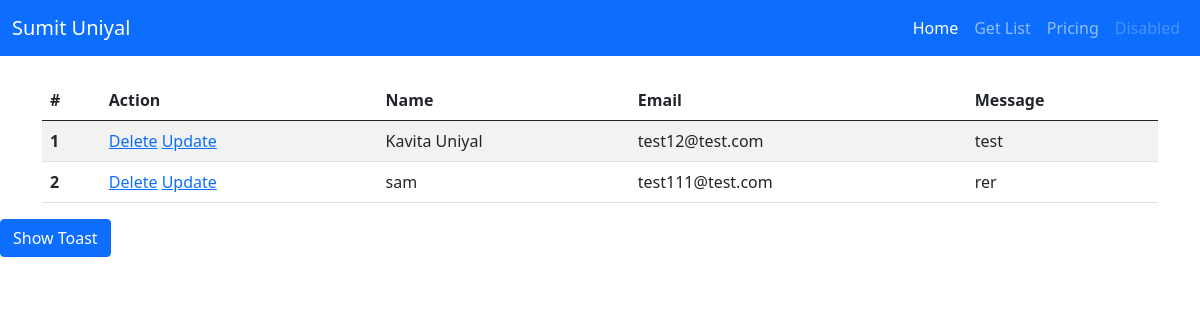
/email/list/, run on an earlier commit of the app's database.
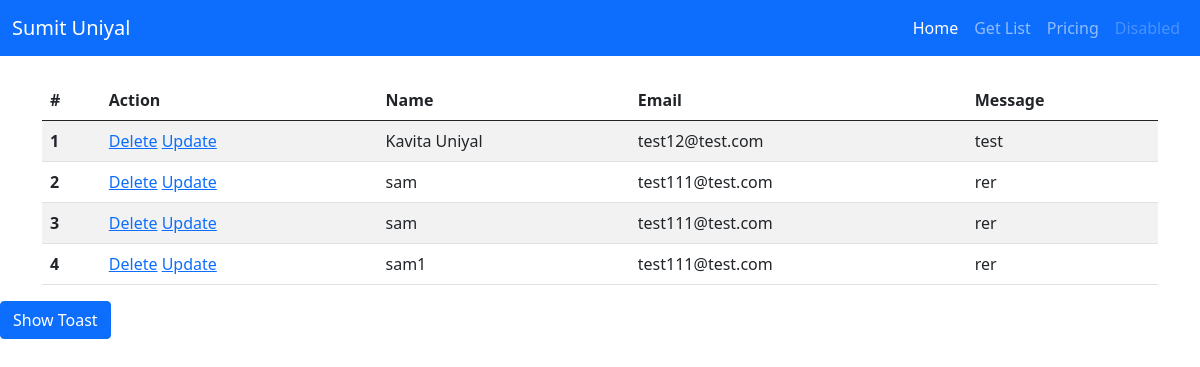
And on a later commit of the database.
### email_auth/models.py (models this page shows, shortened)
class Mail(models.Model):
    color = models.ForeignKey(Color, null= True, on_delete=models.CASCADE)
    name = models.CharField(max_length=50)
    email = models.EmailField(max_length= 50)
    message = models.TextField()

### email_auth/views.py (the view)
# urls.py: path('list/', views.list, name="list"),
def list(request):
    email_data = Mail.objects.all()
    return render(request, 'email_auth/list.html', context={'data':email_data})

### email_auth/templates/email_auth/list.html (shortened to what this page needs)
{% extends "base.html" %}
{% block body %}
    <div class="container mt-4">
    <table class="table table-striped">
        <thead>
        <tr>
            <th>#</th>
            <th>Action</th>
            <th>Name</th>
            <th>Email</th>
            <th>Message</th>
        </tr>
        </thead>
        <tbody>
        {% for datas in data %}
        <tr>
            <th>{{ forloop.counter }}</th>
            <td>
              <a href="#" onclick="delete_model({{ datas.id }})">Delete</a>
              <a href="#" class="ml-3" onclick="update_model({{ datas.id }})">Update</a>
            </td>
            <td>{{ datas.name }}</td>
            <td>{{ datas.email }}</td>
            <td>{{ datas.message }}</td>
        </tr>
        {% endfor %}
        </tbody>
    </table>
    </div>
{% endblock %}

### templates/base.html (shortened to what this page needs)
<!doctype html>
<html lang="en">
  <head>
    <link href="https://cdn.jsdelivr.net/npm/bootstrap@5.0.2/dist/css/bootstrap.min.css" rel="stylesheet">
  </head>
  <body>
    <nav class="navbar navbar-expand-lg navbar-dark bg-primary">
        <div class="container-fluid">
          <a class="navbar-brand" href="#">Sumit Uniyal</a>
          <div class="collapse navbar-collapse" id="navbarNavAltMarkup">
            <div class="navbar-nav ms-auto">
              <a class="nav-link active" aria-current="page" href="{% url 'home' %}">Home</a>
              <a class="nav-link" href="{% url 'list' %}">Get List</a>
              <a class="nav-link" href="#">Pricing</a>
              <a class="nav-link disabled" href="#" tabindex="-1" aria-disabled="true">Disabled</a>
            </div>
          </div>
        </div>
    </nav>
    {% block body %}
    {% endblock  %}
  <button id="showToastBtn" class="btn btn-primary">Show Toast</button>
  <div class="position-fixed top-0 end-0 p-3" style="z-index: 11">
  </div>
  </body>
</html>

What changed in the data, as far as the page shows it:
added Mail: name "sam", email "test111@test.com", message "rer"
added Mail: name "sam1", email "test111@test.com", message "rer"
